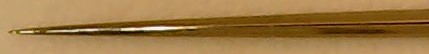
#> input picture data_analysis/Straightness check/needlepictures/pic9.jpg, 429 x 54 px
$ jupyter execute 'Reading images for boundary.ipynb'
#> lines starting #> are read from the running program, lines starting #| are printed output that depends on the picture; long printed decimals are rounded
[cell 1]
import numpy as np
from PIL import Image, ImageFilter
import matplotlib.pyplot as plt
import cv2
from scipy.signal import find_peaks
from scipy.signal import savgol_filter
from scipy import stats

[cell 2]
num = 9
image = Image.open(f'needlepictures/pic{num}.jpg').convert('L') # .convert to greyscale
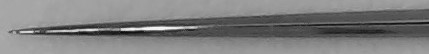
#> image: PIL image 429x54 L; min 8, max 248, mean 127
plt.figure(figsize=(16,3))
plt.imshow(image,cmap = 'gray',origin='lower')
plt.show()

[cell 3]
image = image.filter(ImageFilter.GaussianBlur(radius = 1))
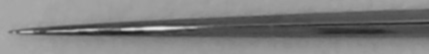
#> image: PIL image 429x54 L; min 32, max 227, mean 126.8
plt.figure(figsize=(16,3))
plt.imshow(image,cmap = 'gray',origin='lower')
plt.show()

[cell 4]
image = np.array(image)

[cell 5]
fft_image = np.fft.fft2(image)
fft_image = np.fft.fftshift(fft_image)
#plt.imshow(20*np.log10(np.abs(fft_image)))
plt.imshow(np.abs(fft_image))
plt.show()
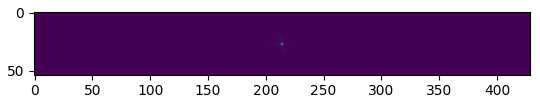
#> figure drawn by matplotlib, 1 panel

[cell 6]
# now we will define various masks for the image in fourier domain
def circular_mask_HP(image,radius):
    '''
    image: the numpy array for which circular filter is desired
    radius: radius of circle in pixels for filtering
    '''
    xlen, ylen = image.shape
    x_center = int(xlen/2)
    y_center = int(ylen/2)
    X,Y = np.meshgrid(range(xlen),range(ylen),indexing='ij')
    Z = np.ones([xlen,ylen])
    Z[ np.sqrt((X-x_center)**2 + (Y-y_center)**2) < radius  ] = 0
    return Z

def circular_mask_LP(image,radius):
    '''
    image: the numpy array for which circular filter is desired
    radius: radius of circle in pixels for filtering
    '''
    xlen, ylen = image.shape
    x_center = int(xlen/2)
    y_center = int(ylen/2)
    X,Y = np.meshgrid(range(xlen),range(ylen),indexing='ij')
    Z = np.zeros([xlen,ylen])
    Z[ np.sqrt((X-x_center)**2 + (Y-y_center)**2) < radius  ] = 1
    return Z

def rect_mask_HP(image,s1,s2):
    '''
    image: the numpy array for which circular filter is desired
    radius: radius of circle in pixels for filtering
    '''
    xlen, ylen = image.shape
    x_center = int(xlen/2)
    y_center = int(ylen/2)
    X,Y = np.meshgrid(range(xlen),range(ylen),indexing='ij')
    Z = np.ones([xlen,ylen])
    Z[ (np.abs(X-x_center) < s1) & (np.abs(Y-y_center) < s2)] = 0
    return Z

[cell 7]
plt.figure(figsize=(16,3))
plt.imshow(circular_mask_HP(image,10))
plt.colorbar()
plt.show()
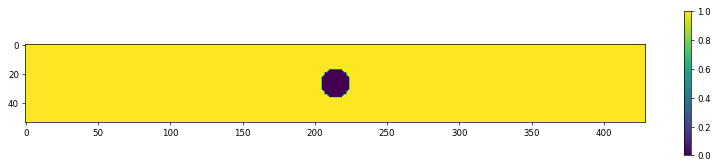
#> figure drawn by matplotlib, 2 panels

[cell 8]
plt.figure(figsize=(16,3))
plt.imshow(rect_mask_HP(image,5,1))
plt.colorbar()
plt.show()

[cell 9]
fftmask_image = fft_image*circular_mask_HP(fft_image,radius=1)
#fftmask_image = fft_image*rect_mask_HP(fft_image,5,1)
plt.figure(figsize=(16,3))
plt.imshow(np.abs(fftmask_image))
plt.show()
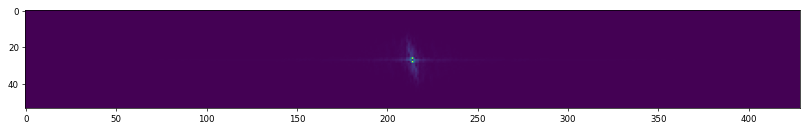
#> figure drawn by matplotlib, 1 panel

[cell 10]
ifft_shift_image = np.fft.ifftshift(fftmask_image)
filtered_image = np.fft.ifft2(ifft_shift_image)
filtered_image = np.abs(filtered_image)
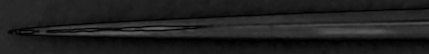
#> filtered_image: shape (54, 429) float64; min 0.166, max 100.2, mean 31.7
plt.figure(figsize=(16,3))
plt.imshow(filtered_image,cmap = 'gray',origin='lower')
plt.show()

[cell 11]
filtered_image[filtered_image>9] = 255
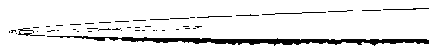
#> filtered_image: shape (54, 429) float64; min 0.166, max 255, mean 232.9
plt.figure(figsize=(16,3))
plt.imshow(filtered_image,cmap = 'gray',origin='lower')
#plt.colorbar()
plt.show()

[cell 12]
c1=[]
c2=[]
index_list=[]
diff = []
for i in range(filtered_image.shape[1]):
    peaks,_ = find_peaks(-filtered_image[:,i])
    if i < 400:# index upto which boundry detection is good
        if (len(peaks) == 1) and len(index_list) == 0:
            c1.append(peaks[0])
            c2.append(peaks[0])
            index_list.append(i)
            diff.append(0)

        if (len(peaks) == 2) and len(index_list) == 0:
            c1.append(peaks[0])
            c2.append(peaks[-1])
            index_list.append(i)
            diff.append(peaks[-1] - peaks[0])

        if len(peaks) in [2,4] and len(index_list) != 0:
            if (peaks[-1] - peaks[0]) > diff[-1]:
                c1.append(peaks[0])
                c2.append(peaks[-1])
                index_list.append(i)
                diff.append(peaks[-1] - peaks[0])
#> this loop made 429 passes
#> peaks on passes 10, 12, 13: [31], [30, 32], [30]
#> after the loop, c1 = [31, 30, 29, 28, 27, 25, 24, 24, 23, 22, 20, 20, 19, 18, 18, 16, 16, 16, 15, 14, 13, 12, 11, 11]; c2 = [31, 32, 34, 35, 35, 36, 36, 37, 37, 39, 38, 39, 39, 39, 40, 39, 40, 41, 41, 41, 41, 41, 41, 42]; diff = [0, 2, 5, 7, 8, 11, 12, 13, 14, 17, 18, 19, 20, 21, 22, 23, 24, 25, 26, 27, 28, 29, 30, 31]; index_list = [9, 11, 18, 26, 34, 56, 70, 76, 85, 103, 133, 138, 155, 170, 188, 209, 210, 217, 251, 267, 282, 305, 329, 336]
c1 = np.array(c1)
#> c1 = 24 values, max 31 at index 0, min 11 at index 22, mean 20.08
c2 = np.array(c2)
#> c2 = 24 values, max 42 at index 23, min 31 at index 0, mean 38.08
index_list = np.array(index_list)
#> index_list = 24 values from 9 to 336

[cell 13]
# Calculating R2 value after rotating the centerline
x = index_list
#> x = 24 values from 9 to 336
y = (c1+c2)/2
#> y = 24 values, max 31.5 at index 2, min 26 at index 22, mean 29.08
deg = 1/360 * np.pi
theta = -10*deg
x_rot = x*np.cos(theta) + y*np.sin(theta)
#> x_rot = 24 values from 6.26 to 332.4
y_rot = -x*np.sin(theta) + y*np.cos(theta)
#> y_rot = 24 values from 31.67 to 55.68
res = stats.linregress(x_rot,y_rot)
#> res = (0.0718, 31.55, 0.999, 6.8e-31, 0.000706)
print('R^2 = ',res.rvalue**2)
#| R^2 =  0.9979
plt.plot(x_rot,y_rot,'o')
plt.plot(x_rot,res.intercept + res.slope*x_rot)
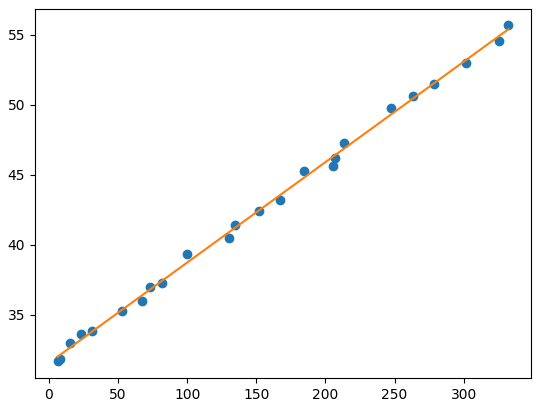
#> figure drawn by matplotlib, 1 panel; curve peaks at x = 332.4, y = 55.68; curve peaks at x = 332.4, y = 55.41

[cell 14]
res
#> Out = (0.0718, 31.55, 0.999, 6.8e-31, 0.000706)

[cell 15]
# Calculating R2 value from raw data
res = stats.linregress(index_list,(c1+c2)/2)
#> res = (-0.0156, 31.48, -0.978, 1.46e-16, 0.000703)
#print('R^2 = ',res.rvalue**2)

[cell 16]
res
#> Out = (-0.0156, 31.48, -0.978, 1.46e-16, 0.000703)

[cell 17]
conv_size=15
res = stats.linregress(index_list,(savgol_filter(c1,conv_size,4)+savgol_filter(c2,conv_size,4))/2)
#> res = (-0.0156, 31.47, -0.996, 8.83e-25, 0.000291)
#res = stats.linregress(index_list,(c1+c2)/2)

[cell 18]
conv_size=15
plt.figure(figsize=(16,2.5))
plt.plot(index_list,savgol_filter(c1,conv_size,4))
plt.plot(index_list,savgol_filter(c2,conv_size,4))
plt.plot(index_list,(savgol_filter(c1,conv_size,4)+savgol_filter(c2,conv_size,4))/2,"o")
plt.plot(index_list,res.intercept + res.slope*index_list)
plt.show()
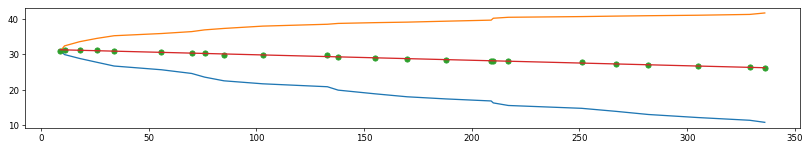
#> figure drawn by matplotlib, 1 panel; curve peaks at x = 9, y = 31.11; curve peaks at x = 336, y = 41.76; curve peaks at x = 18, y = 31.25

[cell 19]
# best looking picture is 3, i<400, conv_size=15
if num ==3:
    image = Image.open(f'needlepictures/pic{num}.jpg') # .convert to greyscale
    plt.figure(figsize=(16,3))
    plt.rc('legend', fontsize=14)
    #plt.title('Needle centerline extraction')
    plt.imshow(image,origin='lower')
    plt.plot(index_list,savgol_filter(c1,conv_size,4),'^',label = 'Detected boundary points',linewidth=2,color='blue')
    #plt.plot(index_list,savgol_filter(c1,conv_size,4),'--',label = 'Boundary',linewidth=2,color='blue')
    plt.plot(index_list,savgol_filter(c2,conv_size,4),'^',linewidth=2,color='blue')
    plt.plot(index_list,(savgol_filter(c1,conv_size,4)+savgol_filter(c2,conv_size,4))/2,"o",label='Detected center points',\
             color='red')
    plt.plot(index_list,res.intercept + res.slope*index_list,label='Line fit to center points',linewidth=2,color='red')
    plt.legend(loc='center right')
    plt.xticks([])
    plt.yticks([])
    #plt.savefig('centerline_detection.svg')
    plt.show()

[cell 20]
r_sq_list = [0.9960540187342157, 0.9986332288174028, 0.9962645943172125, 0.9954639175312552,
0.9985495139522136, 0.9983596159050288, 0.997130932582143, 0.9941862076951766, 0.9978710074478455]

[cell 21]
plt.figure(figsize=(16,2))
plt.plot(range(1,len(r_sq_list)+1),r_sq_list,'*')
plt.xticks(range(1,len(r_sq_list)+1))
plt.ylabel('Fit $R^2$ value',fontsize =14)
plt.xlabel('Needle number',fontsize =14)
plt.hlines(0.992,1,9)
plt.hlines(1,1,9)
plt.savefig('R2fit_straightness.svg')
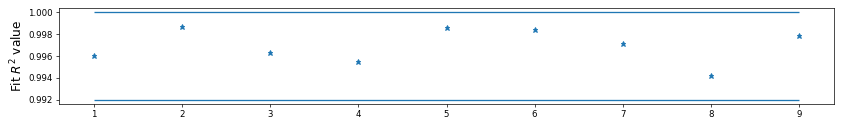
#> figure drawn by matplotlib, 1 panel
plt.show()

$ run again, with data_analysis/Straightness check/needlepictures/pic4.jpg copied over data_analysis/Straightness check/needlepictures/pic9.jpg
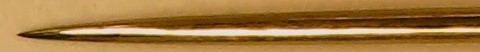
#> input picture data_analysis/Straightness check/needlepictures/pic4.jpg, 480 x 52 px
#> the loop `for i in range(filtered_image.shape[1]):` made 480 passes
#> peaks on passes 18 to 20: [35], [33, 36], [36]
#> after the loop `for i in range(filtered_image.shape[1]):`: c1 = 28 values, max 35 at index 0, min 3 at index 27, mean 19.36; c2 = 28 values from 35 to 45; diff = 28 values from 0 to 42; index_list = 28 values from 17 to 350
#> y = 28 values, max 35 at index 0, min 24 at index 27, mean 30.8
#> x_rot = 28 values from 13.88 to 346.6
#> y_rot = 28 values, max 54.58 at index 26, min 35.94 at index 1, mean 42.97
#> `res = stats.linregress(x_rot,y_rot)`: res = (0.0601, 34.69, 0.998, 5.35e-32, 0.000796)
#| R^2 =  0.9955
#> `[cell 13] # Calculating R2 value after rotating the centerline x = ind..`:
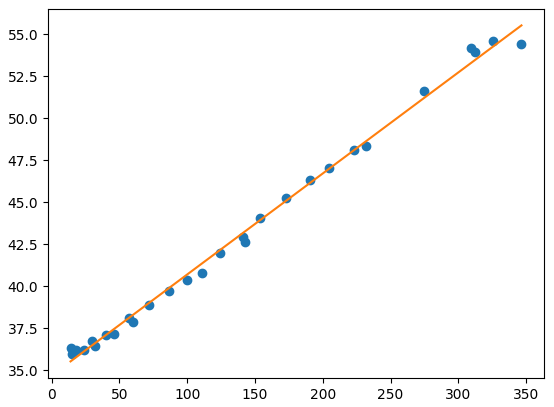
#> figure drawn by matplotlib, 1 panel; curve peaks at x = 325.5, y = 54.58; curve peaks at x = 346.6, y = 55.53
#> `res = stats.linregress(index_list,(c1+c2)/2)`: res = (-0.0272, 34.64, -0.989, 3.5e-23, 0.000794)
#> `res = stats.linregress(index_list,(savgol_filter(c1,conv_size,4)+savgo..`: res = (-0.0272, 34.64, -0.991, 2.03e-24, 0.000709)
#> `plt.show()`:
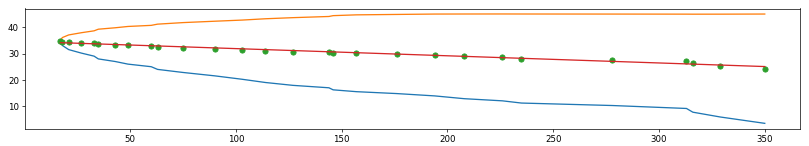
#> figure drawn by matplotlib, 1 panel; curve peaks at x = 17, y = 35.04; curve peaks at x = 226, y = 45.05; curve peaks at x = 17, y = 34.99

$ run again, with data_analysis/Straightness check/needlepictures/pic6.jpg copied over data_analysis/Straightness check/needlepictures/pic9.jpg
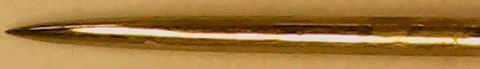
#> input picture data_analysis/Straightness check/needlepictures/pic6.jpg, 480 x 69 px
#> the loop `for i in range(filtered_image.shape[1]):` made 480 passes
#> peaks on passes 6 to 8: [30, 32], [33], [29, 34]
#> after the loop `for i in range(filtered_image.shape[1]):`: c1 = 37 values, max 30 at index 0, min 7 at index 35, mean 17.97; c2 = 37 values from 32 to 56; diff = 37 values from 2 to 49; index_list = 37 values from 5 to 377
#> y = 37 values, max 32.5 at index 32, min 31 at index 0, mean 31.5
#> x_rot = 37 values from 2.28 to 372.8
#> y_rot = 37 values, max 64.24 at index 36, min 31.32 at index 0, mean 41.26
#> `res = stats.linregress(x_rot,y_rot)`: res = (0.089, 31.46, 0.999, 1.67e-51, 0.000564)
#| R^2 =  0.9986
#> `res = stats.linregress(index_list,(c1+c2)/2)`: res = (0.00147, 31.33, 0.406, 0.0127, 0.00056)
#> `res = stats.linregress(index_list,(savgol_filter(c1,conv_size,4)+savgo..`: res = (0.00144, 31.33, 0.604, 7.64e-05, 0.00032)
#> `plt.show()`:
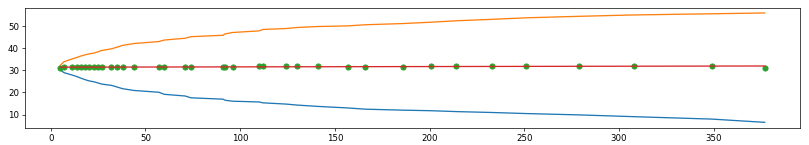
#> figure drawn by matplotlib, 1 panel; curve peaks at x = 5, y = 30.09; curve peaks at x = 377, y = 55.77; curve peaks at x = 279, y = 32.05
